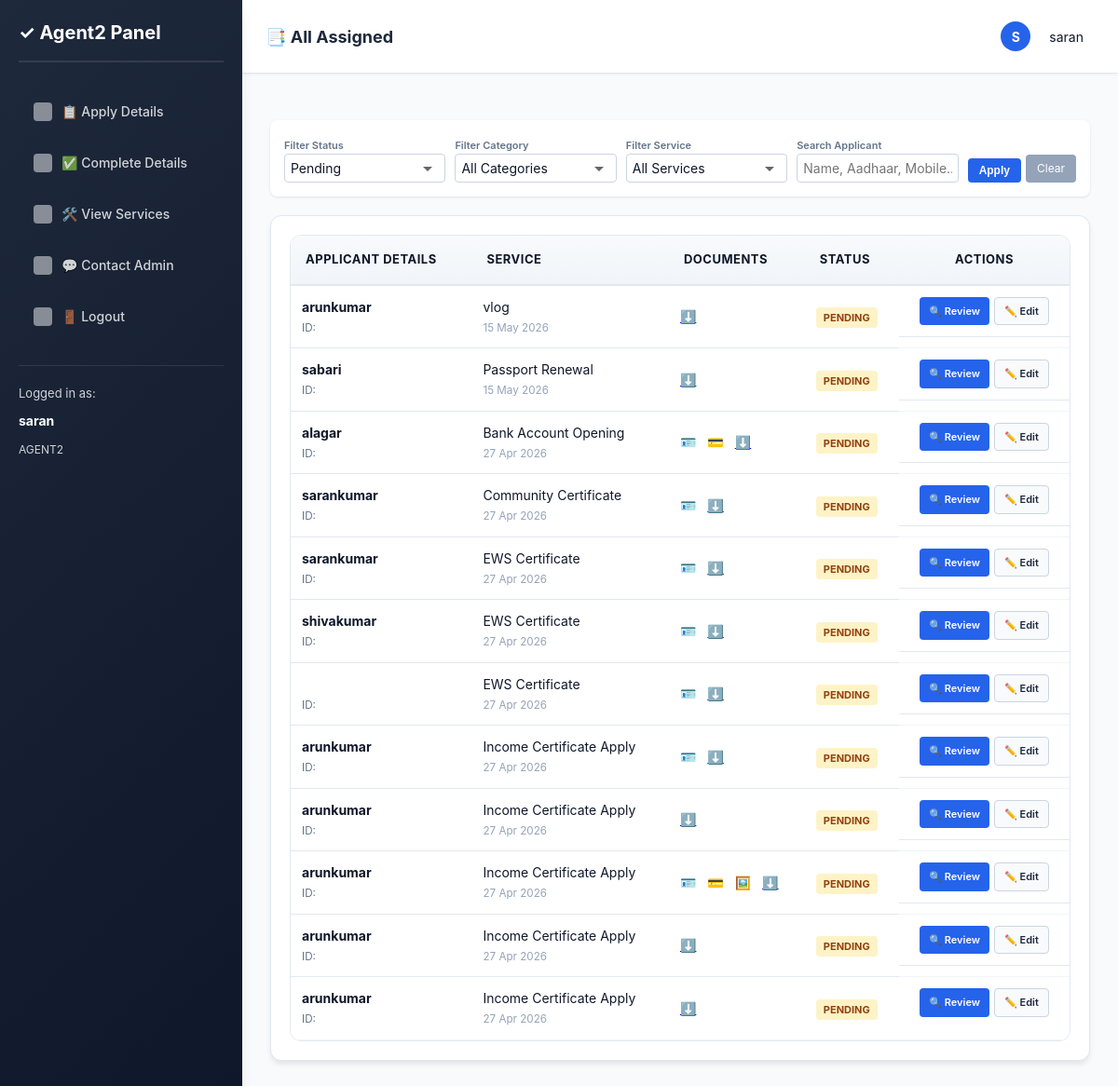
/agent2/dashboard/?status=Pending (signed in), run on the app's committed database.
### services/models.py (models this page shows, shortened)
class User(AbstractUser):
    ROLE_CHOICES = [
        ('ADMIN', 'Admin'),
        ('AGENT1', 'Agent1'),
        ('AGENT2', 'Agent2'),
        ('USER', 'User'),
    ]
    role = models.CharField(max_length=10, choices=ROLE_CHOICES, default='USER')
    mobile = models.CharField(max_length=15, blank=True, null=True)

class ServiceRequest(models.Model):
    STATUS_CHOICES = [
        ('Pending', 'Pending'),
        ('Under Review', 'Under Review'),
        ('In Progress', 'In Progress'),
        ('Approved', 'Approved'),
        ('Rejected', 'Rejected'),
        ('Completed', 'Completed'),
    ]
    user = models.ForeignKey(User, on_delete=models.CASCADE)
    service = models.ForeignKey(Service, on_delete=models.CASCADE)
    full_name = models.CharField(max_length=100, blank=True)
    dob = models.DateField(null=True, blank=True)
    email = models.EmailField(blank=True)
    address = models.TextField(blank=True)
    mobile = models.CharField(max_length=15, blank=True)
    photo = models.FileField(upload_to='requests/photos/', null=True, blank=True)
    aadhaar_card = models.FileField(upload_to='requests/aadhaar/', null=True, blank=True)
    pan_card = models.FileField(upload_to='requests/pan/', null=True, blank=True)
    signature = models.FileField(upload_to='requests/signatures/', null=True, blank=True)
    address_proof = models.FileField(upload_to='requests/address_proof/', null=True, blank=True)
    dynamic_documents = models.JSONField(default=dict, blank=True)
    description = models.TextField(blank=True)
    completed_file = models.FileField(upload_to='requests/completed/', null=True, blank=True)
    status = models.CharField(max_length=20, choices=STATUS_CHOICES, default='Pending')
    assigned_to = models.ForeignKey(User, on_delete=models.SET_NULL, null=True, blank=True, related_name='assigned_requests')
    created_at = models.DateTimeField(auto_now_add=True)
    remarks = models.TextField(blank=True)

class Service(models.Model):
    name = models.CharField(max_length=100)
    description = models.TextField()
    charges = models.DecimalField(max_digits=10, decimal_places=2, default=0.00, help_text="Service charges amount")
    documents_required = models.TextField(blank=True, help_text="List of required documents")
    tutorial_link = models.URLField(blank=True, help_text="YouTube or tutorial video link")
    apply_link = models.URLField(blank=True, help_text="Link to apply for this service")
    minimum_age = models.PositiveSmallIntegerField(default=0, help_text="Minimum age required to apply for this service")
    page = models.ForeignKey('Page', on_delete=models.SET_NULL, null=True, blank=True, related_name='services', help_text="Assign to a specific page")
    created_at = models.DateTimeField(auto_now_add=True)

### services/views.py (the view)
# urls.py: path('agent2/dashboard/', views.agent2_dashboard, name='agent2_dashboard'),
@login_required
@role_required(['AGENT2'])
def agent2_dashboard(request):
    agent_base = ServiceRequest.objects.filter(user=request.user)
    all_assigned = agent_base.order_by('-created_at')
    status_filter = request.GET.get('status')
    service_filter = request.GET.get('service')
    search_query = request.GET.get('search')
    category_filter = request.GET.get('category')
    if search_query:
        all_assigned = all_assigned.filter(
            Q(full_name__icontains=search_query) |
            Q(mobile__icontains=search_query)
        )
    if status_filter:
        all_assigned = all_assigned.filter(status=status_filter)
    if service_filter:
        all_assigned = all_assigned.filter(service_id=service_filter)
    if category_filter:
        all_assigned = all_assigned.filter(service__page_id=category_filter)
    pages = Page.objects.all()
    available_services = Service.objects.all()
    context = {
        'requests': all_assigned,
        'pages': pages,
        'services': available_services,
        'status_filter': status_filter,
        'service_filter': service_filter,
        'category_filter': category_filter,
        'search_query': search_query,
        'sidebar_counts': get_agent2_sidebar_counts(request.user),
    }
    return render(request, 'agent2-site/base-agent2.html', context)

### services/context_processors.py (called while the page is built)
def admin_pages(request):
    if request.path.startswith('/adminsite/'):
        return {'pages': Page.objects.all()}
    return {'pages': []}

### services/views.py (called while the page is built, shortened)
def role_required(allowed_roles):
    def decorator(view_func):
        @wraps(view_func)
        def _wrapped_view(request, *args, **kwargs):
            if not request.user.is_authenticated:
                return redirect(reverse('login') + '?next=' + request.path)
            is_permitted = request.user.role in allowed_roles
            if 'ADMIN' in allowed_roles and (request.user.is_staff or request.user.is_superuser):
                is_permitted = True
            return view_func(request, *args, **kwargs)
        return _wrapped_view
    return decorator

def get_agent2_sidebar_counts(user):
    agent_base = ServiceRequest.objects.filter(user=user)
    return {
        'all': agent_base.count(),
        'pending': agent_base.filter(status='Pending').count(),
        'in_progress': agent_base.filter(status='In Progress').count(),
        'completed': agent_base.filter(status='Completed').count(),
    }

### services/templates/agent2-site/base-agent2.html (shortened to what this page needs)
{% load static %}
<!DOCTYPE html>
<html lang="en">
<head>
    <link rel="stylesheet" href="{% static 'services/css/style.css' %}">
</head>
<body>
<div class="dashboard-container">
    <aside class="sidebar">
        <div class="sidebar-header">✓ Agent2 Panel</div>
        <ul class="sidebar-menu">
            <li><a href="{% url 'agent2_apply_details' %}" class="{% if request.resolver_match.url_name == 'agent2_apply_details' %}active-link{% endif %}">📋 Apply Details</a></li>
            <li><a href="{% url 'agent2_complete_details' %}" class="{% if request.resolver_match.url_name == 'agent2_complete_details' %}active-link{% endif %}">✅ Complete Details</a></li>
            <li><a href="{% url 'agent2_service' %}" class="{% if request.resolver_match.url_name == 'agent2_service' %}active-link{% endif %}">🛠️ View Services</a></li>
            <li><a href="{% url 'agent2_contact' %}" class="{% if request.resolver_match.url_name == 'agent2_contact' %}active-link{% endif %}">💬 Contact Admin</a></li>
            <li><a href="{% url 'logout' %}">🚪 Logout</a></li>
        </ul>
        <div class="user-info">
            <p>Logged in as:</p>
            <strong>{{ user.get_full_name|default:user.username }}</strong>
            <p style="margin-top: 12px; font-size: 12px;">{{ user.role }}</p>
        </div>
    </aside>
    <div class="main-content">
        <div class="topbar">
            <div class="topbar-left">
                <h2 class="topbar-title">
                    {% if request.resolver_match.url_name == 'agent2_dashboard' %}📑 All Assigned
                    {% elif request.resolver_match.url_name == 'agent2_service' %}🛠️ Service Catalog
                    {% elif request.resolver_match.url_name == 'agent2_upload' %}📤 Upload Tools
                    {% elif request.resolver_match.url_name == 'agent2_request_detail' %}Application Review
                    {% else %}Agent Portal{% endif %}
                </h2>
            </div>
            <div class="topbar-right">
                <div class="user-dropdown">
                    <div class="user-avatar">{{ user.username|first }}</div>
                    <span>{{ user.get_full_name|default:user.username }}</span>
                </div>
            </div>
        </div>
        <div class="page-content">
            {% block content %}
            <div class="filter-bar" style="flex-direction: column; align-items: stretch; gap: 10px;">
                <form method="GET" action="{% url 'agent2_dashboard' %}" style="display: flex; gap: 10px; width: 100%; flex-wrap: wrap;">
                    <div style="flex: 1;">
                        <label style="font-size: 11px; color: #64748b;">Filter Status</label>
                        <select name="status" onchange="this.form.submit()" style="width: 100%; padding: 6px; border-radius: 4px; border: 1px solid #cbd5e1;">
                            <option value="Pending" {% if status_filter == 'Pending' %}selected{% endif %}>Pending</option>
                        </select>
                    </div>
                    <div style="flex: 1;">
                        <label style="font-size: 11px; color: #64748b;">Filter Category</label>
                        <select name="category" onchange="this.form.submit()" style="width: 100%; padding: 6px; border-radius: 4px; border: 1px solid #cbd5e1;">
                            <option value="">All Categories</option>
                        </select>
                    </div>
                    <div style="flex: 1;">
                        <label style="font-size: 11px; color: #64748b;">Filter Service</label>
                        <select name="service" onchange="this.form.submit()" style="width: 100%; padding: 6px; border-radius: 4px; border: 1px solid #cbd5e1;">
                            <option value="">All Services</option>
                        </select>
                    </div>
                    <div style="flex: 1;">
                        <label style="font-size: 11px; color: #64748b;">Search Applicant</label>
                        <input type="text" name="search" value="{{ search_query|default:'' }}" placeholder="Name, Aadhaar, Mobile..." style="width: 100%; padding: 6px; border-radius: 4px; border: 1px solid #cbd5e1;">
                    </div>
                    <div style="display: flex; align-items: flex-end;">
                        <button type="submit" style="padding: 6px 12px; background: #2563eb; color: white; border: none; border-radius: 4px; cursor: pointer; font-size: 12px;">Apply</button>
                        <a href="{% url 'agent2_dashboard' %}" style="margin-left: 5px; padding: 6px 12px; background: #94a3b8; color: white; text-decoration: none; border-radius: 4px; font-size: 12px;">Clear</a>
                    </div>
                </form>
            </div>
            <div class="card">
                <div class="table-wrapper">
                    <table style="width: 100%; border-collapse: collapse;">
                        <thead>
                            <tr>
                                <th>Applicant Details</th>
                                <th>Service</th>
                                <th>Documents</th>
                                <th>Status</th>
                                <th style="text-align: center;">Actions</th>
                            </tr>
                        </thead>
                        <tbody>
                            {% for request in requests %}
                            <tr style="border-bottom: 1px solid #f1f5f9;">
                                <td style="padding: 12px;">
                                    <strong>{{ request.full_name }}</strong><br>
                                    <small style="color: #64748b;">ID: {{ request.aadhaar_number }}</small>
                                </td>
                                <td style="padding: 12px;">
                                    {{ request.service.name }}<br>
                                    <small style="color: #94a3b8;">{{ request.created_at|date:'d M Y' }}</small>
                                </td>
                                <td style="padding: 12px;">
                                    {% if request.aadhaar_card %}<a href="{{ request.aadhaar_card.url }}" target="_blank" class="doc-link" title="Aadhaar">🪪</a>{% endif %}
                                    {% if request.pan_card %}<a href="{{ request.pan_card.url }}" target="_blank" class="doc-link" title="PAN">💳</a>{% endif %}
                                    {% if request.photo %}<a href="{{ request.photo.url }}" target="_blank" class="doc-link" title="Photo">🖼️</a>{% endif %}
                                    <a href="{% url 'agent1_download_report' request.id %}" title="Download Data">⬇️</a>
                                </td>
                                <td style="padding: 12px;">
                                    <span class="status-badge
                                        {% if request.status == 'Pending' %}status-pending
                                        {% elif request.status == 'In Progress' %}status-progress
                                        {% elif request.status == 'Completed' %}status-completed
                                        {% else %}status-review{% endif %}">
                                        {{ request.status }}
                                    </span>
                                </td>
                                <td style="padding: 12px; text-align: center; display: flex; gap: 5px; justify-content: center;">
                                    <a href="{% url 'agent2_request_detail' request.id %}" class="btn" style="background: #2563eb; color: white; padding: 6px 10px; border-radius: 4px; text-decoration: none; font-size: 11px; font-weight: 600;">🔍 Review</a>
                                    <a href="{% url 'agent2_request_detail' request.id %}?edit=1" class="btn" style="background: #f8fafc; color: #1e293b; border: 1px solid #cbd5e1; padding: 6px 10px; border-radius: 4px; text-decoration: none; font-size: 11px; font-weight: 600;">✏️ Edit</a>
                                </td>
                            </tr>
                            {% empty %}
                            <tr>
                                <td colspan="5" style="text-align: center; padding: 40px; color: #94a3b8;">
                                    No requests found in this queue.
                                </td>
                            </tr>
                            {% endfor %}
                        </tbody>
                    </table>
                </div>
            </div>
            {% endblock %}
        </div>
    </div>
</div>
</body>
</html>

### services/templates/agent2-site/base-agent2.html (style rules this page uses)
.status-badge { padding: 4px 8px; border-radius: 4px; font-size: 11px; font-weight: bold; text-transform: uppercase; }
.topbar { display: flex; justify-content: space-between; align-items: center; background: white; padding: 15px 25px; border-bottom: 1px solid #e2e8f0; margin-bottom: 20px; }
.topbar-title { margin: 0; font-size: 18px; color: #1e293b; font-weight: 700; }
.user-dropdown { display: flex; align-items: center; gap: 10px; }
.user-avatar { width: 32px; height: 32px; background: #2563eb; color: white; border-radius: 50%; display: flex; align-items: center; justify-content: center; font-weight: bold; font-size: 14px; text-transform: uppercase; }
.status-pending { background: #fef3c7; color: #92400e; }
.filter-bar { background: white; padding: 15px; border-radius: 8px; margin-bottom: 20px; display: flex; gap: 15px; box-shadow: 0 1px 3px rgba(0,0,0,0.1); }
.doc-link { text-decoration: none; margin-right: 8px; }
.sidebar-menu li a { display: flex; align-items: center; gap: 10px; transition: 0.3s; }

### data on the page
User: get_full_name "saran", role "AGENT2", username|first "S"
ServiceRequest: full_name "arunkumar", service.name "vlog", created_at "15 May 2026", status "PENDING"
ServiceRequest: full_name "sabari", service.name "Passport Renewal", created_at "15 May 2026", status "PENDING"
ServiceRequest: full_name "alagar", service.name "Bank Account Opening", created_at "27 Apr 2026", status "PENDING"
ServiceRequest: full_name "sarankumar", service.name "Community Certificate", created_at "27 Apr 2026", status "PENDING"
ServiceRequest: full_name "sarankumar", service.name "EWS Certificate", created_at "27 Apr 2026", status "PENDING"
ServiceRequest: full_name "shivakumar", service.name "EWS Certificate", created_at "27 Apr 2026", status "PENDING"
ServiceRequest: service.name "EWS Certificate", created_at "27 Apr 2026", status "PENDING"
ServiceRequest: full_name "arunkumar", service.name "Income Certificate Apply", created_at "27 Apr 2026", status "PENDING"
ServiceRequest: full_name "arunkumar", service.name "Income Certificate Apply", created_at "27 Apr 2026", status "PENDING"
ServiceRequest: full_name "arunkumar", service.name "Income Certificate Apply", created_at "27 Apr 2026", status "PENDING"
ServiceRequest: full_name "arunkumar", service.name "Income Certificate Apply", created_at "27 Apr 2026", status "PENDING"
ServiceRequest: full_name "arunkumar", service.name "Income Certificate Apply", created_at "27 Apr 2026", status "PENDING"
